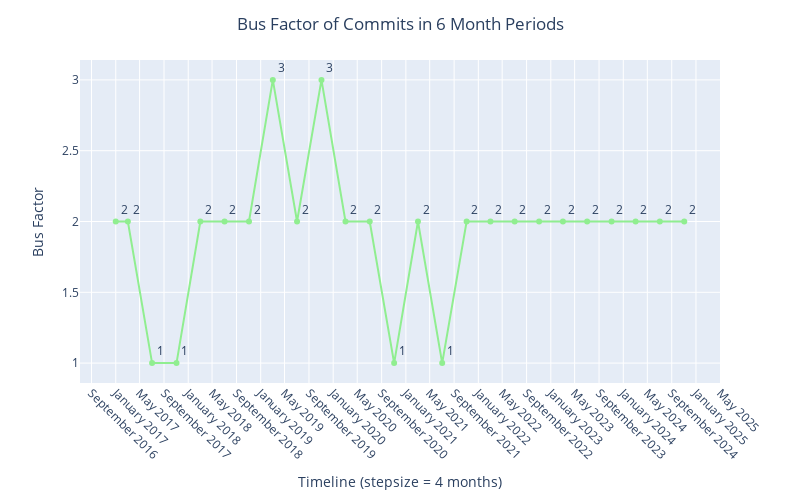

The notebook cell saved with this chart:
### Markdown cell above
In order to get a better sense of how the bus factor has evolved overtime, let's plot a line graph!

### Code cell
plot_line_graph(df=commits_bf_by_windows, 
               title='Bus Factor of Commits in 6 Month Periods', 
               xlabel='Timeline (stepsize = 4 months)',
               ylabel='Bus Factor', 
               step_size=4)

### Figure 1 — Plotly figure (JSON) as saved in the notebook; plotly's stock layout.template omitted (floating-point values rounded to 4 significant figures)
{"data": [{"customdata": [["2025-05-07"], ["2025-01-07"], ["2024-09-07"], ["2024-05-07"], ["2024-01-07"], ["2023-09-07"], ["2023-05-07"], ["2023-01-07"], ["2022-09-07"], ["2022-05-07"], ["2022-01-07"], ["2021-09-07"], ["2021-05-07"], ["2021-01-07"], ["2020-09-07"], ["2020-05-07"], ["2020-01-07"], ["2019-09-07"], ["2019-05-07"], ["2019-01-07"], ["2018-09-07"], ["2018-05-07"], ["2018-01-07"], ["2017-09-07"], ["2017-05-07"]], "hovertemplate": "period from: %{x: %m-%d}<br>period to: %{customdata[0]: %m-%d}", "legendgroup": "", "line": {"color": "lightgreen", "dash": "solid"}, "marker": {"symbol": "circle"}, "mode": "lines+markers+text", "name": "", "orientation": "v", "showlegend": false, "text": [2.0, 2.0, 2.0, 2.0, 2.0, 2.0, 2.0, 2.0, 2.0, 2.0, 1.0, 2.0, 1.0, 2.0, 2.0, 3.0, 2.0, 3.0, 2.0, 2.0, 2.0, 1.0, 1.0, 2.0, 2.0], "textposition": "top right", "type": "scatter", "x": ["2024-11-07", "2024-07-07", "2024-03-07", "2023-11-07", "2023-07-07", "2023-03-07", "2022-11-07", "2022-07-07", "2022-03-07", "2021-11-07", "2021-07-07", "2021-03-07", "2020-11-07", "2020-07-07", "2020-03-07", "2019-11-07", "2019-07-07", "2019-03-07", "2018-11-07", "2018-07-07", "2018-03-07", "2017-11-07", "2017-07-07", "2017-03-07", "2017-01-05"], "xaxis": "x", "y": [2, 2, 2, 2, 2, 2, 2, 2, 2, 2, 1, 2, 1, 2, 2, 3, 2, 3, 2, 2, 2, 1, 1, 2, 2], "yaxis": "y"}], "layout": {"height": 500, "legend": {"tracegroupgap": 0}, "margin": {"t": 60}, "title": {"text": "Bus Factor of Commits in 6 Month Periods", "x": 0.5, "xanchor": "center"}, "width": 800, "xaxis": {"anchor": "y", "domain": [0, 1], "dtick": "M4", "fixedrange": true, "tick0": "2017-01-05", "tickangle": 45, "tickformat": "%B %Y", "title": {"text": "Timeline (stepsize = 4 months)"}}, "yaxis": {"anchor": "x", "domain": [0, 1], "title": {"text": "Bus Factor"}}}}
